Frame 1 (no input): blank canvas, image omitted
Frame 60 (no input): blank canvas, image omitted
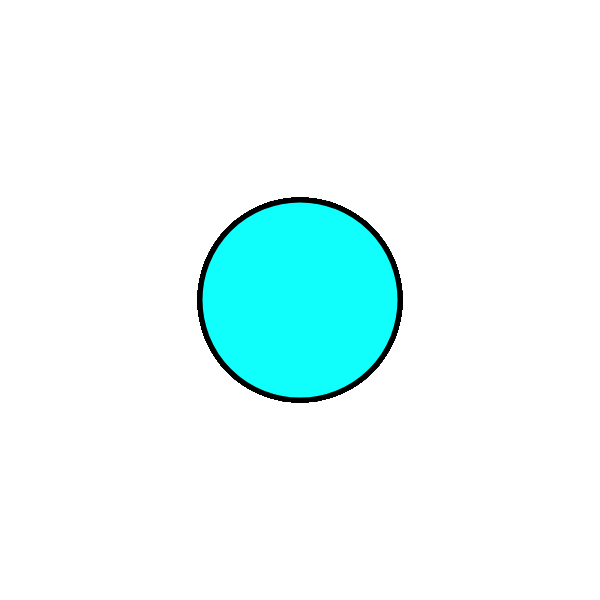
Frame 120 (the mouse pressed at the canvas centre since frame 60)

The p5.js sketch whose frames 1 and 60 were blank and that drew this single picture after the mouse press (run headless with seeded random() and noise() and a simulated clock; from frame 60 on, the mouse is pressed at the canvas centre):

// p5.js sketch
// ── sketch.js
function setup() {
  createCanvas(600,600);
}

function draw() {
  if (mouseIsPressed) {
    fill(16, 255, 252);
    stroke(0);
    strokeWeight(5);
  } else {
    noFill();
    noStroke();
  }
  ellipse(mouseX, mouseY, 200, 200);
}
